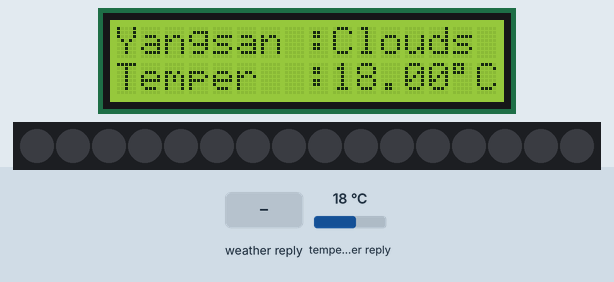
Recording of a sketch running on a simulated ESP8266 (NodeMCU). On the bench: 16×2 character LCD, 16 RGB LEDs in strip order, left to right. The test bench sets the inputs (shaded band); at power-on: temperature in the weather reply 18 °C. WiFi joins after 1.5 s; servers stay silent unless stated; web services answer with replies made up by the test bench; what the sketch prints to the serial monitor is not drawn.

Above: at 2.7 s.
2.8 s: weather in the web reply set to Clear
At 7.4 s:
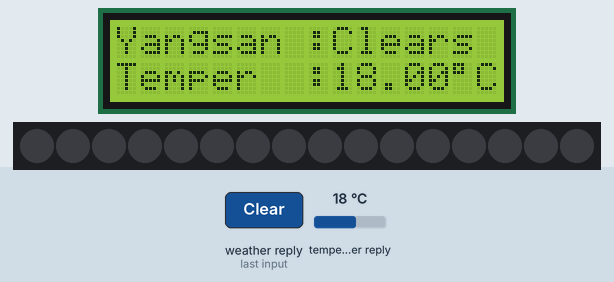
8.5 s: weather in the web reply set to Rain
At 13.4 s:
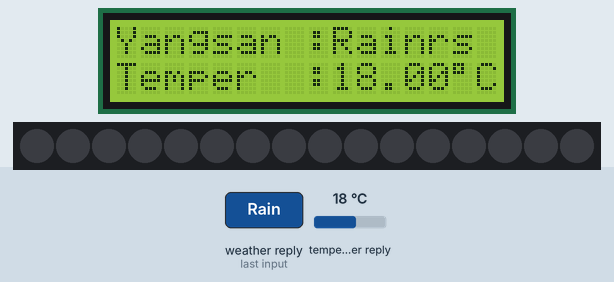
13.7 s: weather in the web reply set to Snow
At 18.6 s:
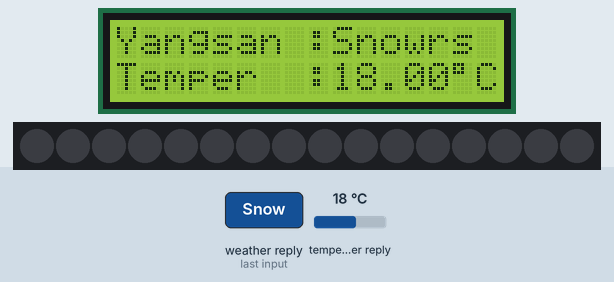
18.9 s: weather in the web reply set to Thunderstorm
At 23.9 s:
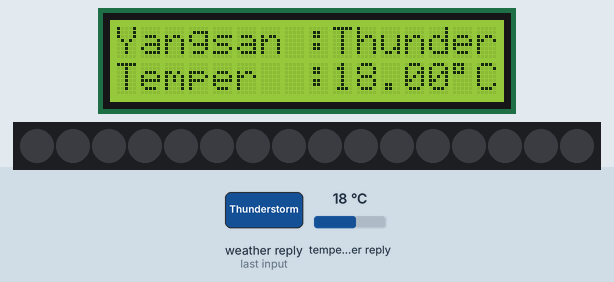
24.2 s: weather in the web reply set to Mist
At 29.1 s:
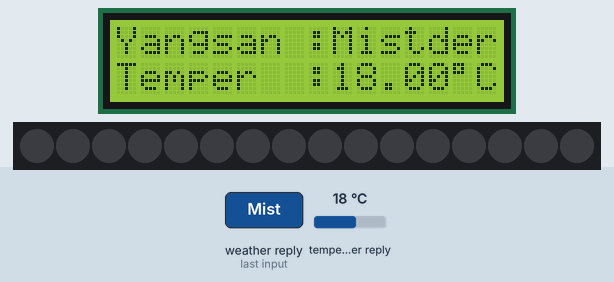
29.4 s: weather in the web reply set to Clouds
At 34.4 s:
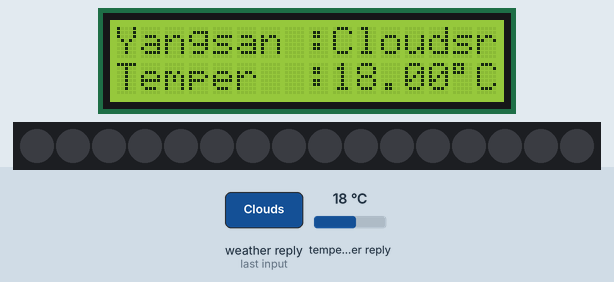
Timing chart, 0 to 35.6 s (numbered marks = the images above; inputs shaded):
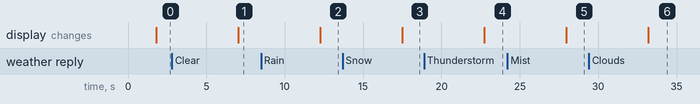

The sketch:

donghyung_esp8266_weathermap.ino
```cpp
#include <ESP8266WiFi.h>
#include <ESP8266HTTPClient.h>
#include <Wire.h>
#include <LiquidCrystal_I2C.h>
#include <Adafruit_NeoPixel.h>

#define PIN 5
#define NUM_LEDS 16

char *ssid = "Home";
char *password = "0517018451";

LiquidCrystal_I2C lcd(0x27, 16, 2);
Adafruit_NeoPixel strip = Adafruit_NeoPixel(NUM_LEDS, PIN, NEO_GRB + NEO_KHZ800);

void setup() {

  lcd.init();
  lcd.backlight();
  strip.begin();
  strip.show();

  Serial.begin(115200);

  WiFi.mode(WIFI_STA);
  WiFi.disconnect();

  Serial.print("Connecting to \'");
  Serial.print(ssid);
  Serial.println("\'");

  WiFi.begin(ssid, password);

  while (WiFi.status() != WL_CONNECTED) {
    delay(500);
    Serial.print(".");
  }
  Serial.println();
  Serial.println("WiFi connected.");
}

void loop() {
  HTTPClient httpClient;

  String host = "http://api.openweathermap.org";
  String url = "/data/2.5/weather?id=1832828&appid=";
  String key = "24b1d7c7237a494da40376f4cbeba610";

  httpClient.begin(host + url + key);

  int httpCode = httpClient.GET();

  if (httpCode > 0) {
    Serial.printf("[HTTP] request from the client was handled : %d\n", httpCode);

    if (httpCode == HTTP_CODE_OK) {
      String payload = httpClient.getString();
      processWeatherInformation(payload);
    }
  } else {
    Serial.printf("[HTTP] connection failed : %s\n", httpClient.errorToString(httpCode).c_str());
  }

  httpClient.end();

  delay(5000);
}

void processWeatherInformation(String buffer) {
  int index1, index2;
  String fieldInfo;
  char *key1 = "\"weather\"", *key2 = "\"main\"", *key3 = "\"temp\"";

  index1 = buffer.indexOf(key1);
  index2 = buffer.indexOf(key2, index1);
  index1 = buffer.indexOf('\"', index2 + strlen(key2));
  index2 = buffer.indexOf('\"', index1 + 1);

  fieldInfo = buffer.substring(index1 + 1, index2);
  Serial.println();
  Serial.println("Current Weather in Yangsan  : " + fieldInfo);
  lcd.setCursor(0, 0);
  lcd.print("Yangsan :");
  lcd.print(fieldInfo);

  index1 = buffer.indexOf(key3, index2);
  index2 = buffer.indexOf(':', index1 + strlen(key3));
  index1 = buffer.indexOf(',', index2 + 1);

  fieldInfo = buffer.substring(index2 + 1, index1);
  float temperature = fieldInfo.toFloat() - 273.15;
  Serial.print("Current Temperature in Yangsan :  ");
  Serial.println(temperature);
  Serial.println();
  lcd.setCursor(0, 1);
  lcd.print("Temper  :");
  lcd.print(temperature);
  lcd.print(char(223));
  lcd.print("C ");

  if (fieldInfo == "Clear")
  strip.setPixelColor(0, 255, 0, 0);
}
```

Measured:
- after the input at 2.8 s, the display: changes after 4.2 s (image 1)
- after the input at 8.5 s, the display: changes after 3.8 s (image 2)
- after the input at 13.7 s, the display: changes after 3.8 s (image 3)
- after the input at 18.9 s, the display: changes after 3.8 s (image 4)
- after the input at 24.2 s, the display: changes after 3.8 s (image 5)
- after the input at 29.4 s, the display: changes after 3.8 s (image 6)
